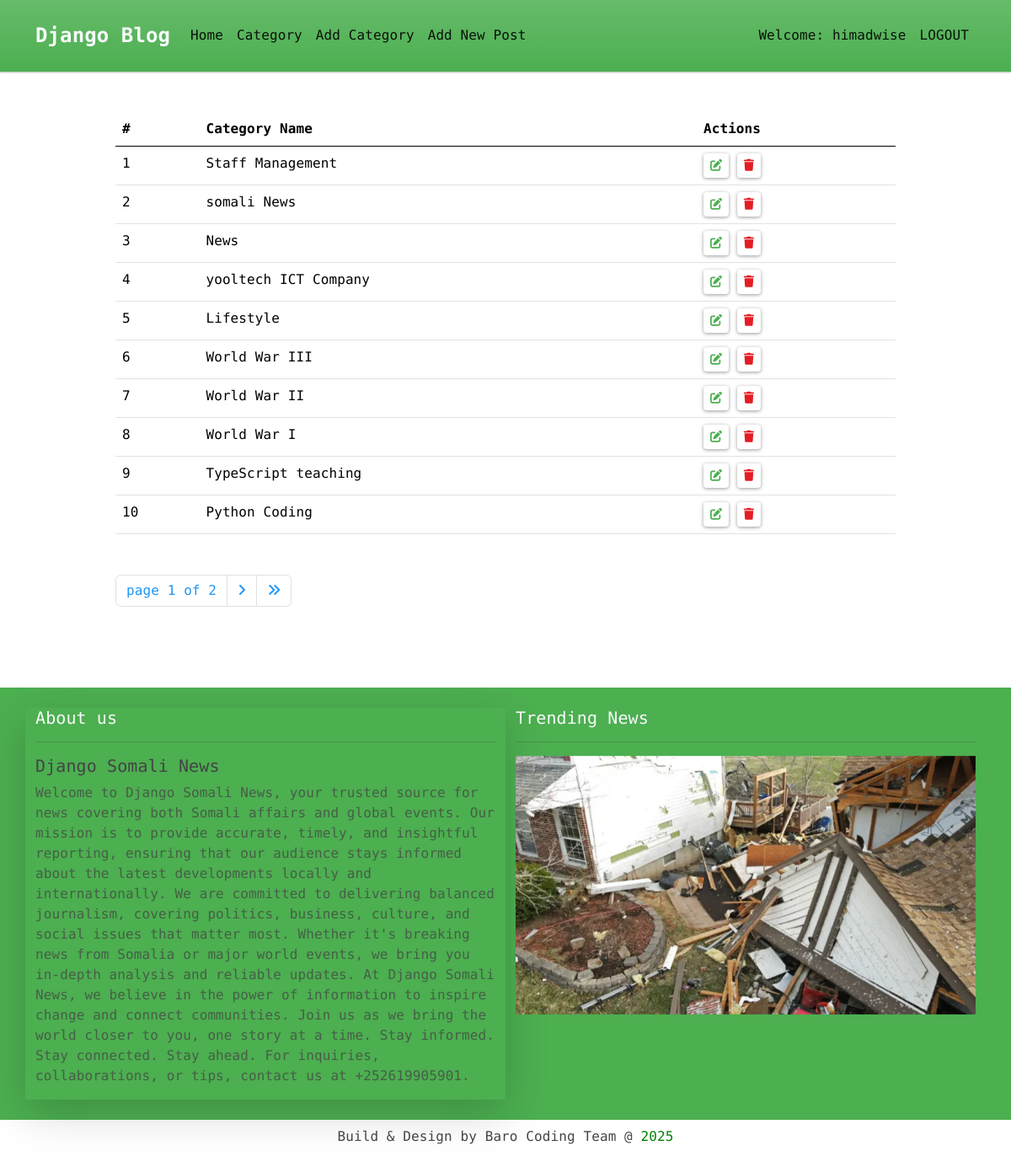
Page /category/ (signed in) on the earlier database version.
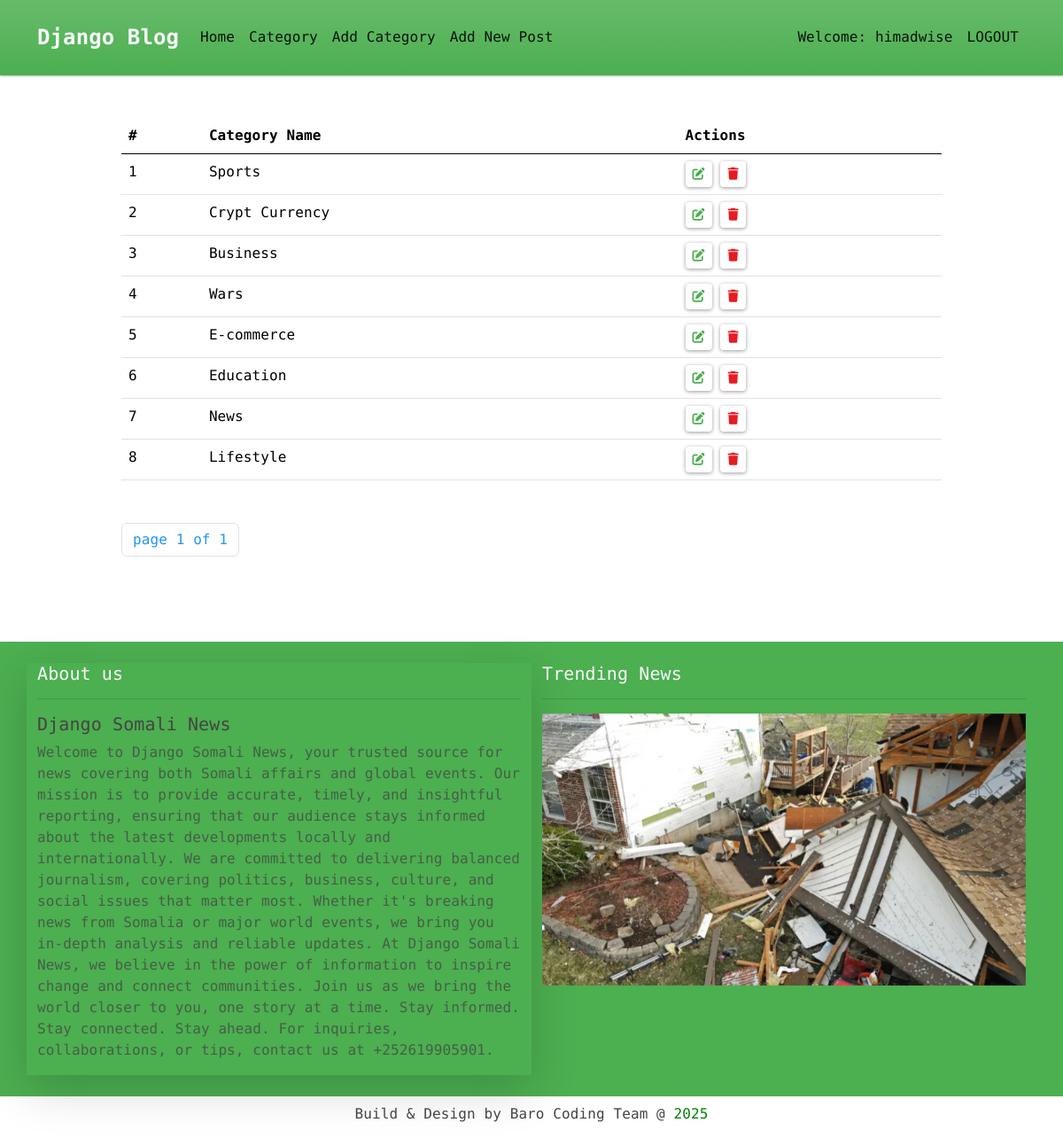
Same page on the later database version.
### blog/models.py (models this page shows, shortened)
class Category (models.Model):
    name = models.CharField(max_length=50, unique=True)
    createAt = models.DateTimeField(auto_now_add=True)
    createdBy = models.IntegerField()
    updatedBy= models.IntegerField(blank=True, null=True)
    class Meta:
        verbose_name_plural = 'Categories'

### blog/views.py (the view)
# urls.py: path('category/', CategoryView, name='category'),
@login_required
def CategoryView(request):
    cat = Category.objects.order_by('-id')
    paginator = Paginator(cat, 10)
    page = request.GET.get('page')
    cat = paginator.get_page(page)
    context ={
        "categories": cat
    }
    return render(request, 'blog/categories.html', context)

### blog/templates/blog/categories.html (shortened to what this page needs)
{% extends 'base.html' %}
{% load crispy_forms_tags %}
{% load static %}
{% block content %}
<div class="row">
  <div class="col-10 mx-auto">
    <table class="table table-hover text-success">
      <thead>
        <tr>
          <th scope="col">#</th>
          <th scope="col">Category Name</th>
          <th scope="col">Actions</th>
        </tr>
      </thead>
      <tbody>
        {% for cat in categories %}
        <tr>
          <td>{{forloop.counter}}</td>
          <td>{{cat.name}}</td>
          <td>
            <a
              href="{% url 'blog:category-update' cat.pk %}"
              class="btn btn-outline-success btn-sm"
              ><i class="fa fa-edit"></i
            ></a>
            <a
              href="{% url 'blog:category-delete' cat.pk %}"
              class="btn btn-outline-danger btn-sm"
              ><i class="fa fa-trash"></i
            ></a>
          </td>
        </tr>
        {%endfor%}
      </tbody>
    </table>
    {% include 'blog/pagination.html' with obj_pagination=categories %}
  </div>
</div>
{% endblock content%}

### templates/base.html (shortened to what this page needs)
{% load static %}
<!DOCTYPE html>
<html lang="en">
  <head>
    <link rel="stylesheet" href="{% static 'css/bootstrap.min.css' %}" />
    <link rel="stylesheet" href="{% static 'bootstrap.min.css' %}" />
    <link rel="stylesheet" href="{% static 'style.css' %}" />
    <link
      rel="stylesheet"
      href="https://cdnjs.cloudflare.com/ajax/libs/font-awesome/6.7.2/css/all.min.css"
    />
  </head>
  <body>
    {% include 'navbar.html' %}
    <div class="container my-5">{% block content %} {% endblock content %}</div>
    {% include 'footer.html' %}
  </body>
</html>

### templates/navbar.html (shortened to what this page needs)
<div class="navbar navbar-expand-md bg-success navbar-light sticky-top">
  <div class="container">
    <a href="/" class="navbar-brand text-light fw-bolder">Django Blog</a>
    <div class="collapse navbar-collapse" id="navbarSupportedContent">
      <ul class="navbar-nav me-auto mb-2 mb-lg-0">
        <li class="nav-item">
          <a href="/" class="nav-link active">Home</a>
        </li>
        {%if user.is_authenticated%}
        <li class="nav-item">
          <a href="{% url 'blog:category' %}" class="nav-link active"
            >Category</a
          >
        </li>
        <li class="nav-item">
          <a href="{% url 'blog:category-create' %}" class="nav-link active"
            >Add Category</a
          >
        </li>
        <li class="nav-item">
          <a href="{% url 'blog:post-create' %}" class="nav-link active"
            >Add New Post</a
          >
        </li>
        {%endif%}
      </ul>
      <ul class="navbar-nav mb-2 mb-lg-0">
        {% if user.is_authenticated %}
        <li class="nav-item">
          <a href="" class="nav-link active">Welcome: {{user.username}}</a>
        </li>
        <li class="nav-item">
          <form method="post" action="{% url 'logout' %}">
            <button type="submit" class="nav-link active btn btn-link">
              Logout
            </button>
          </form>
        </li>
        {% else %}
        <li class="nav-item">
          <a href="{% url 'login' %}" class="nav-link active btn btn-link"
            >Login</a
          >
        </li>
        {% endif %}
      </ul>
    </div>
  </div>
</div>

### blog/templates/blog/pagination.html (shortened to what this page needs)
<div class="row my-5">
  <div class="mx-auto">
    <div class="Page navigation">
      <div class="pagination">
        <li class="page-item">
          <a href="" class="page-link">
            page {{obj_pagination.number}} of
            {{obj_pagination.paginator.num_pages}}
          </a>
        </li>
        {% if obj_pagination.has_next %}
        <li class="page-item">
          <a class="page-link" href="?page={{obj_pagination.next_page_number}}">
            <i class="fa fa-angle-right"></i>
          </a>
        </li>
        <li class="page-item">
          <a
            class="page-link"
            href="?page={{obj_pagination.paginator.num_pages}}"
          >
            <i class="fa fa-angle-double-right"></i>
          </a>
        </li>
        {% endif %}
      </div>
    </div>
  </div>
</div>

### templates/footer.html (shortened to what this page needs)
{% load static %}
<div class="container-fluid bg-success">
  <div class="container">
    <div class="row py-4">
      <div class="col-lg-6 col-md-6 col-sm-6 col-12 shadow-lg">
        <h5 class="text-light">About us</h5>
        <hr />
        <h5>Django Somali News</h5>
        <p class="text-muted">
          Welcome to Django Somali News, your trusted source for news covering
          both Somali affairs and global events. Our mission is to provide
          accurate, timely, and insightful reporting, ensuring that our audience
          stays informed about the latest developments locally and
          internationally. We are committed to delivering balanced journalism,
          covering politics, business, culture, and social issues that matter
          most. Whether it's breaking news from Somalia or major world events,
          we bring you in-depth analysis and reliable updates. At Django Somali
          News, we believe in the power of information to inspire change and
          connect communities. Join us as we bring the world closer to you, one
          story at a time. Stay informed. Stay connected. Stay ahead. For
          inquiries, collaborations, or tips, contact us at +252619905901.
        </p>
      </div>
      <div class="col-lg-6 col-md-6 col-sm-6 col-12">
        <h5 class="text-light">Trending News</h5>
        <hr />
        <div
          id="carouselExampleSlidesOnly"
          class="carousel slide"
          data-bs-ride="carousel"
        >
          <div class="carousel-inner">
            <div class="carousel-item active">
              <img
                src="{% static 'images/xuutiyiin.webp'%}"
                class="d-block w-100"
                alt="img1"
                {%
                load
                custom_tags
                %}
              />
            </div>
          </div>
        </div>
      </div>
    </div>
  </div>
</div>
<div class="text-center py-2">
  <p>Build & Design by Baro Coding Team @ <span class="current"></span></p>
</div>

### static/style.css (style rules this page uses)
* { padding: 0; margin: 0; box-sizing: border-box; }
body { font-family: "Roboto Mono", monospace; }
.current { color: green; }

Differences in the rows shown:
removed Category: name "Staff Management"
removed Category: name "somali News"
removed Category: name "yooltech ICT Company"
removed Category: name "World War III"
removed Category: name "World War II"
removed Category: name "World War I"
removed Category: name "TypeScript teaching"
removed Category: name "Python Coding"
added Category: name "Sports"
added Category: name "Crypt Currency"
added Category: name "Business"
added Category: name "Wars"
added Category: name "E-commerce"
added Category: name "Education"
Other differences:
{{ obj_pagination.paginator.num_pages }}: "2" → "1"
